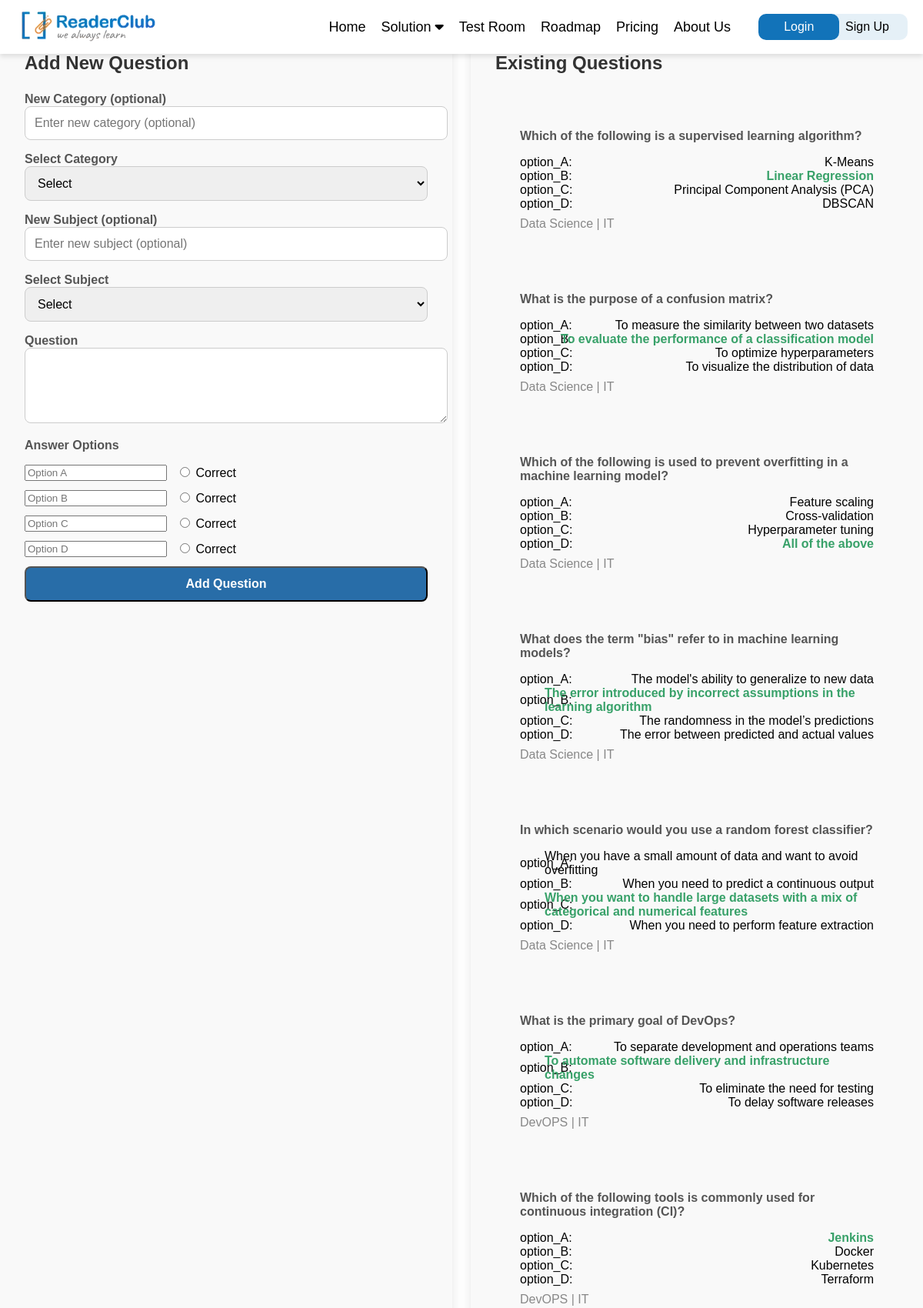
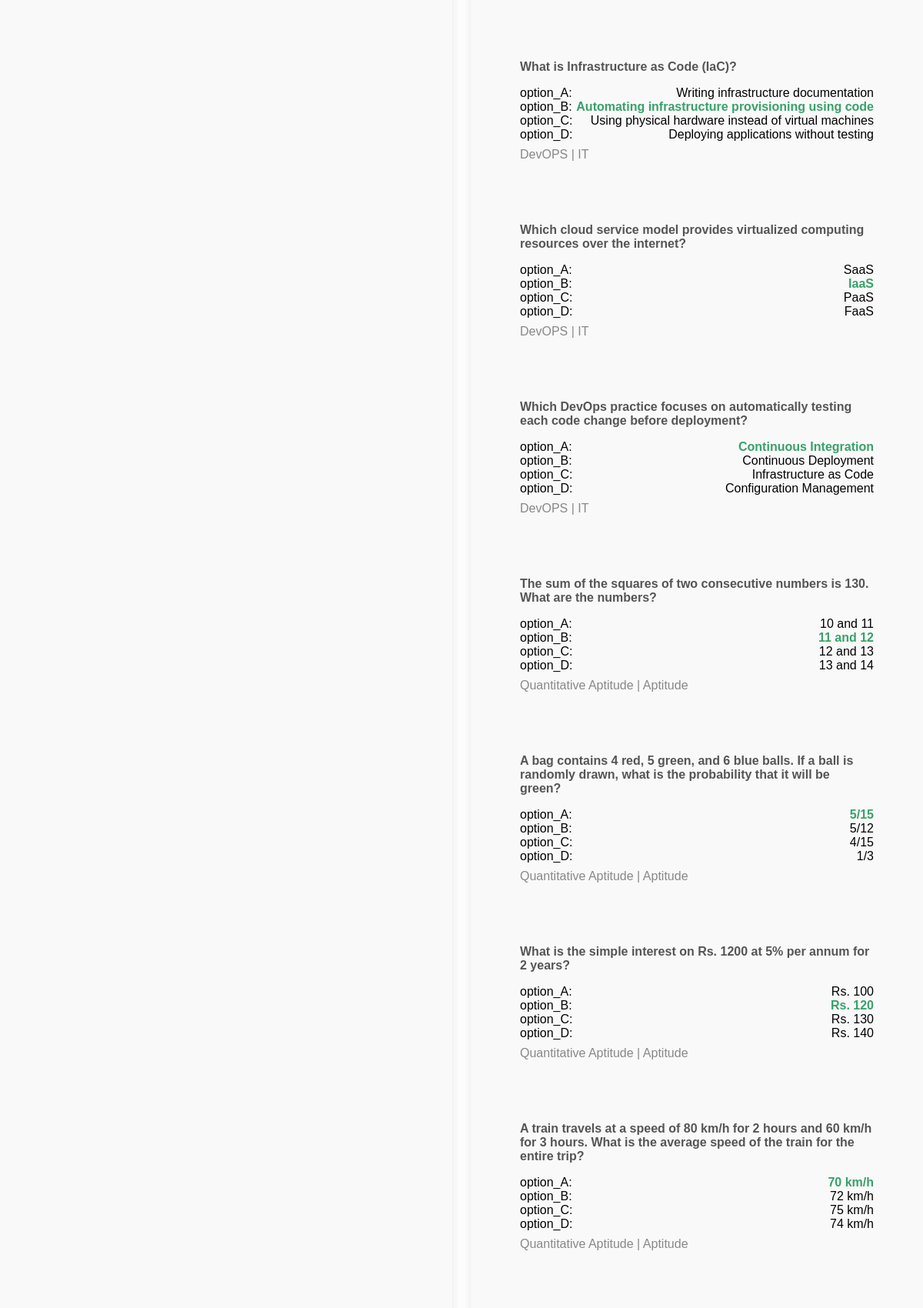
The app's page /examportol/manage/ (upper part) with its own data (2 pictures, top to bottom).
### examportol/models.py (models this page shows, shortened)
class Question(models.Model):
    question_code = models.CharField(max_length=20, unique=True, blank=True, null=True)
    question_text = models.TextField()
    question_subject = models.ForeignKey(
        Subject, on_delete=models.SET_NULL, null=True, blank=True, related_name='questions'
    )
    answers = models.JSONField(blank=True, null=True)

class Subject(models.Model):
    subject_code = models.CharField(max_length=15, unique=True, blank=True, null=True)
    subject_name = models.CharField(max_length=255)
    subject_category = models.ForeignKey(
        Category, on_delete=models.SET_NULL, null=True, blank=True, related_name='subjects'
    )

class Category(models.Model):
    category_code = models.CharField(max_length=10, unique=True, blank=True, null=True)
    category_name = models.CharField(max_length=255)

### examportol/views.py (the view, shortened to what this page needs)
# urls.py: path('manage/', manage_questions, name='manage_questions'),
def manage_questions(request):
    categories = Category.objects.all()
    subjects = Subject.objects.all()
    questions = Question.objects.select_related('question_subject', 'question_subject__subject_category').all()
    return render(request, 'question_management.html', {
        'categories': categories,
        'subjects': subjects,
        'questions': questions
    })

### oauth/context_processors.py (called while the page is built)
def college_list(request):
    return {'colleges': CollegesDb.objects.all()}

def current_user(request):
    user_id = request.session.get('user_id')
    if user_id:
        try:
            user = UsersDB.objects.get(id=user_id)
            return {'logged_in_user': user}
        except UsersDB.DoesNotExist:
            return {'logged_in_user': None}
    return {'logged_in_user': None}

### examportol/templates/question_management.html (shortened to what this page needs)
{% extends "base.html" %}
{% block content %}
<div class="container two-column">
  <div class="background-white padding-large rounded shadow">
    <h2 class="title">Add New Question</h2>
    <form method="POST" class="spacer">
      <div class="form-group">
          <label class="block label">New Category (optional)</label>
          <input type="text" name="new_category" id="new_category" placeholder="Enter new category (optional)">
      </div>
      <div class="form-group">
          <label class="block label">Select Category</label>
          <select name="category" id="category" onchange="updateSubjectDropdown()">
              <option value="">Select</option>
          </select>
      </div>
      <div class="form-group">
          <label class="block label">New Subject (optional)</label>
          <input type="text" name="new_subject" id="new_subject" placeholder="Enter new subject (optional)">
      </div>
      <div class="form-group">
          <label class="block label">Select Subject</label>
          <select name="subject" id="subject">
              <option value="">Select</option>
          </select>
      </div>
      <div class="form-group">
          <label class="block label">Question</label>
          <textarea name="question_text" rows="4" required></textarea>
      </div>
      <div class="spacer-small">
          <h3 class="label">Answer Options</h3>
          {% for letter in "ABCD" %}
          <div class="answer-option">
              <input type="text" name="option_{{ letter }}" placeholder="Option {{ letter }}">
              <label>
                  <input type="radio" name="correct_answer" value="{{ letter }}" required>
                  Correct
              </label>
          </div>
          {% endfor %}
      </div>
      <button type="submit" class="full-width button">
          Add Question
      </button>
  </form>
  </div>
  <div class="background-white padding-large rounded shadow">
    <h2 class="title">Existing Questions</h2>
    <div class="spacer">
      {% for question in questions %}
      <div class="border border-rounded padding-large">
        <p class="label">{{ question.question_text }}</p>
        <div class="margin-top-small">
          {% for key, value in question.answers.items %}
          <div class="flex-container align-center">
            <span class="width-8">{{ key }}:</span>
            <span class="{% if value.is_correct %}label text-success{% endif %}">{{ value.text }}</span>
          </div>
          {% endfor %}
        </div>
        <div class="margin-top-small text-muted">
          {{ question.question_subject.subject_name }} |
          {{ question.question_subject.subject_category.category_name }}
        </div>
      </div>
      {% endfor %}
    </div>
  </div>
</div>
{% endblock %}

### static/css/base.css (style rules this page uses)
body { font-family: sans-serif; min-height: 100vh; padding-top: 1rem; background-color: #fff; display: flex; flex-direction: column; margin: 0; }

### examportol/templates/question_management.html (style rules this page uses)
.container { display: grid; grid-template-columns: 1fr; gap: 1.5rem; }
@media (min-width: 768px) { .two-column { grid-template-columns: repeat(2, 1fr); } }
.background-white { background-color: #f9f9f9; }
.padding-large { padding: 2rem; }
.rounded { border-radius: 1rem; }
.shadow { box-shadow: 0 10px 15px rgba(0, 0, 0, 0.1); }
.title { font-size: 1.5rem; font-weight: bold; margin-bottom: 1.5rem; color: #333; }
.spacer { margin-top: 1.5rem; }
.block { display: block; }
.label { font-size: 1rem; font-weight: 600; color: #555; }
.margin-top-small { margin-top: 0.5rem; }
.full-width { width: 100%; }
.border-rounded { border-radius: 0.5rem; }
.spacer-small { margin-top: 1rem; }
.flex-container { display: flex; flex-direction: column; }
@media (min-width: 576px) { .flex-container { flex-direction: row; justify-content: space-between; } }
.align-center { align-items: center; }
.width-8 { width: 2rem; }
.text-success { color: #38a169; }
.text-muted { color: #888; }
.button { background-color: #286DA8; color: white; padding-top: 0.75rem; padding-bottom: 0.75rem; padding-left: 1.5rem; padding-right: 1.5rem; border-radius: 0.5rem; font-size: 1rem; font-weight: bold; }
.form-group { margin-bottom: 1rem; }
.form-group input, .form-group textarea, .form-group select { font-size: 1rem; padding: 0.75rem; border-radius: 0.5rem; border: 1px solid #ccc; width: 100%; }
.form-group textarea { resize: vertical; }
.answer-option { display: flex; align-items: center; margin-bottom: 0.75rem; }
.answer-option label { margin-left: 0.75rem; }

### records on screen
Question: question_text "Which of the following is a supervised learning algorithm?", answers "option_A" "option_B" "option_C" "option_D", text "K-Means" "Linear Regression" "Principal Component Analysis (PCA)" "DBSCAN", question_subject.subject_name "Data Science", question_subject.subject_category.category_name "IT"
Question: question_text "What is the purpose of a confusion matrix?", answers "option_A" "option_B" "option_C" "option_D", text "To measure the similarity between two datasets" "To evaluate the performance of a classification model" "To optimize hyperparameters" "To visualize the distribution of data", question_subject.subject_name "Data Science", question_subject.subject_category.category_name "IT"
Question: question_text "Which of the following is used to prevent overfitting in a machine learning model?", answers "option_A" "option_B" "option_C" "option_D", text "Feature scaling" "Cross-validation" "Hyperparameter tuning" "All of the above", question_subject.subject_name "Data Science", question_subject.subject_category.category_name "IT"
Question: question_text "What does the term \"bias\" refer to in machine learning models?", answers "option_A" "option_B" "option_C" "option_D", text "The model's ability to generalize to new data" "The error introduced by incorrect assumptions in the learning algorithm" "The randomness in the model’s predictions" "The error between predicted and actual values", question_subject.subject_name "Data Science", question_subject.subject_category.category_name "IT"
Question: question_text "In which scenario would you use a random forest classifier?", answers "option_A" "option_B" "option_C" "option_D", text "When you have a small amount of data and want to avoid overfitting" "When you need to predict a continuous output" "When you want to handle large datasets with a mix of categorical and numerical features" "When you need to perform feature extraction", question_subject.subject_name "Data Science", question_subject.subject_category.category_name "IT"
Question: question_text "What is the primary goal of DevOps?", answers "option_A" "option_B" "option_C" "option_D", text "To separate development and operations teams" "To automate software delivery and infrastructure changes" "To eliminate the need for testing" "To delay software releases", question_subject.subject_name "DevOPS", question_subject.subject_category.category_name "IT"
Question: question_text "Which of the following tools is commonly used for continuous integration (CI)?", answers "option_A" "option_B" "option_C" "option_D", text "Jenkins" "Docker" "Kubernetes" "Terraform", question_subject.subject_name "DevOPS", question_subject.subject_category.category_name "IT"
Question: question_text "What is Infrastructure as Code (IaC)?", answers "option_A" "option_B" "option_C" "option_D", text "Writing infrastructure documentation" "Automating infrastructure provisioning using code" "Using physical hardware instead of virtual machines" "Deploying applications without testing", question_subject.subject_name "DevOPS", question_subject.subject_category.category_name "IT"
Question: question_text "Which cloud service model provides virtualized computing resources over the internet?", answers "option_A" "option_B" "option_C" "option_D", text "SaaS" "IaaS" "PaaS" "FaaS", question_subject.subject_name "DevOPS", question_subject.subject_category.category_name "IT"
Question: question_text "Which DevOps practice focuses on automatically testing each code change before deployment?", answers "option_A" "option_B" "option_C" "option_D", text "Continuous Integration" "Continuous Deployment" "Infrastructure as Code" "Configuration Management", question_subject.subject_name "DevOPS", question_subject.subject_category.category_name "IT"
Question: question_text "The sum of the squares of two consecutive numbers is 130. What are the numbers?", answers "option_A" "option_B" "option_C" "option_D", text "10 and 11" "11 and 12" "12 and 13" "13 and 14", question_subject.subject_name "Quantitative Aptitude", question_subject.subject_category.category_name "Aptitude"
Question: question_text "A bag contains 4 red, 5 green, and 6 blue balls. If a ball is randomly drawn, what is the probability that it will be green?", answers "option_A" "option_B" "option_C" "option_D", text "5/15" "5/12" "4/15" "1/3", question_subject.subject_name "Quantitative Aptitude", question_subject.subject_category.category_name "Aptitude"
Question: question_text "What is the simple interest on Rs. 1200 at 5% per annum for 2 years?", answers "option_A" "option_B" "option_C" "option_D", text "Rs. 100" "Rs. 120" "Rs. 130" "Rs. 140", question_subject.subject_name "Quantitative Aptitude", question_subject.subject_category.category_name "Aptitude"
Question: question_text "A train travels at a speed of 80 km/h for 2 hours and 60 km/h for 3 hours. What is the average speed of the train for the entire trip?", answers "option_A" "option_B" "option_C" "option_D", text "70 km/h" "72 km/h" "75 km/h" "74 km/h", question_subject.subject_name "Quantitative Aptitude", question_subject.subject_category.category_name "Aptitude"
